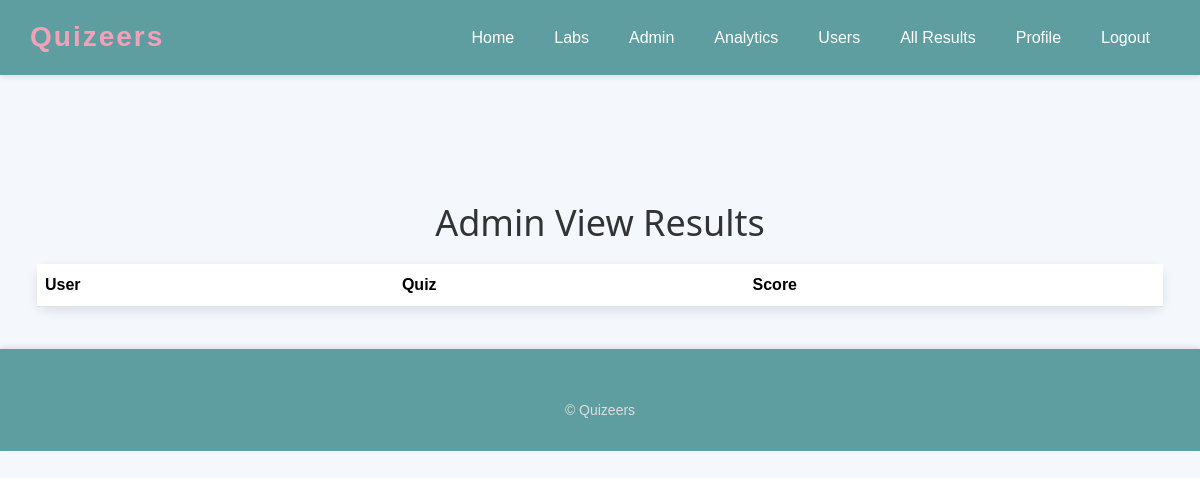
The page /admin/results (signed in) on the database as committed earlier.
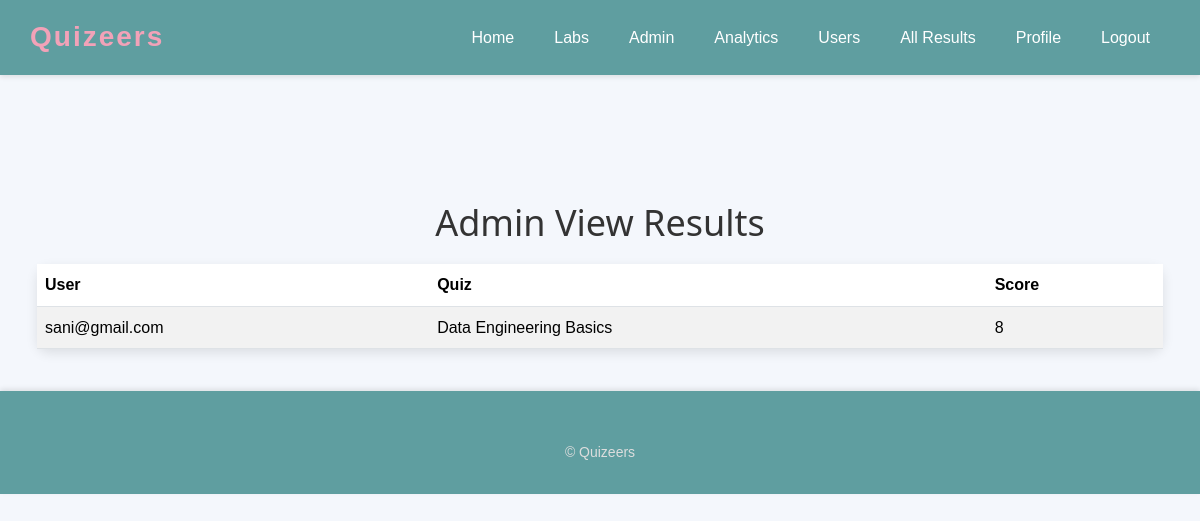
The same page on the database as committed later.
### app.py (models this page shows, shortened)
class Result(db.Model):
    id = db.Column(db.Integer, primary_key=True)
    user_id = db.Column(db.Integer, db.ForeignKey("user.id"), nullable=False)
    quiz_id = db.Column(db.Integer, db.ForeignKey("quiz.id"), nullable=False)
    score = db.Column(db.Integer, nullable=False)  # percentage, 0-100
    created_at = db.Column(db.DateTime, default=lambda: datetime.now(timezone.utc))
    user = db.relationship("User")
    quiz = db.relationship("Quiz")

class User(UserMixin, db.Model):
    id = db.Column(db.Integer, primary_key=True)
    email = db.Column(db.String(255), unique=True, nullable=False)
    password_hash = db.Column(db.String(255), nullable=False)
    is_admin = db.Column(db.Boolean, default=False)
    created_at = db.Column(db.DateTime, default=lambda: datetime.now(timezone.utc))

class Quiz(db.Model):
    id = db.Column(db.Integer, primary_key=True)
    title = db.Column(db.String(255), nullable=False)
    description = db.Column(db.Text, default="")
    is_deleted = db.Column(db.Boolean, default=False)
    category = db.Column(db.String(100), default="General")
    difficulty = db.Column(db.String(20), default="Medium")
    time_limit_minutes = db.Column(db.Integer, nullable=True)
    max_attempts = db.Column(db.Integer, nullable=True)
    shuffle_questions = db.Column(db.Boolean, default=True)
    questions = db.relationship(
        "Question", backref="quiz", lazy=True, cascade="all, delete-orphan"
    )

### app.py (the view)
@app.route("/admin/results")
@admin_required
def admin_view_results():
    results = Result.query.order_by(Result.created_at.desc()).all()
    return render_template("admin_view_results.html", results=results)

### app.py (called while the page is built)
@login_manager.user_loader
def load_user(user_id):
    return db.session.get(User, int(user_id))

def admin_required(view):
    @wraps(view)
    def wrapped(*args, **kwargs):
        if not current_user.is_authenticated or not current_user.is_admin:
            flash("Admin access required.", "error")
            return redirect(url_for("home"))
        return view(*args, **kwargs)
    return wrapped

### templates/admin_view_results.html (shortened to what this page needs)
{% extends "base.html" %}
{% block content %}
    <div class="container">
        <h2>Admin View Results</h2>
        <table class="table table-striped">
            <thead>
                <tr>
                    <th>User</th>
                    <th>Quiz</th>
                    <th>Score</th>
                </tr>
            </thead>
            <tbody>
                {% for result in results %}
                    <tr>
                        <td>{{ result.user.email }}</td>
                        <td>{{ result.quiz.title }}</td>
                        <td>{{ result.score }}</td>
                    </tr>
                {% endfor %}
            </tbody>
        </table>
    </div>
{% endblock %}

### templates/base.html (shortened to what this page needs)
<!DOCTYPE html>
<html lang="en">
<head>
    <link rel="stylesheet" href="https://cdn.jsdelivr.net/npm/bootstrap@5.3.3/dist/css/bootstrap.min.css">
    <link rel="stylesheet" href="{{ url_for('static', filename='css/styles.css') }}">
</head>
<body>
    <header>
        <div id="container">
            <div class="logo">Quizeers</div>
            <nav class="menu">
                <ul>
                    <li><a href="{{ url_for('quizzes.home') }}">Home</a></li>
                    {% if current_user.is_authenticated %}
                        <li><a href="{{ url_for('labs.labs_overview') }}">Labs</a></li>
                        {% if current_user.is_admin %}
                            <li><a href="{{ url_for('admin.admin_panel') }}">Admin</a></li>
                            <li><a href="{{ url_for('analytics.admin_analytics') }}">Analytics</a></li>
                            <li><a href="{{ url_for('admin.admin_users') }}">Users</a></li>
                            <li><a href="{{ url_for('admin.admin_view_results') }}">All Results</a></li>
                        {% else %}
                            <li><a href="{{ url_for('quizzes.user_view_results') }}">My Results</a></li>
                        {% endif %}
                        <li><a href="{{ url_for('quizzes.profile') }}">Profile</a></li>
                        <li><a href="{{ url_for('auth.logout') }}">Logout</a></li>
                    {% else %}
                        <li><a href="{{ url_for('auth.login') }}">Login</a></li>
                        <li><a href="{{ url_for('auth.register') }}">Register</a></li>
                    {% endif %}
                </ul>
            </nav>
        </div>
    </header>
    <main>
        <div class="container" style="padding: 20px;">
            {% block content %}{% endblock %}
        </div>
    </main>
    <footer>
        <div class="copy">
            <p>&copy; Quizeers</p>
        </div>
    </footer>
</body>
</html>

### static/css/styles.css (style rules this page uses)
body { font-family: 'Segoe UI', Tahoma, Geneva, Verdana, sans-serif; margin: 0; padding: 0; background-color: #f8f9fa; line-height: 1.6; }
header { background-color: #5f9ea0; color: white; padding: 15px 0; box-shadow: 0 2px 5px rgba(0, 0, 0, 0.1); }
header #container { display: flex; justify-content: space-between; align-items: center; padding: 0 30px; }
header .logo { font-size: 28px; font-weight: bold; letter-spacing: 2px; color: #f2a2b8; }
header .menu ul { list-style-type: none; display: flex; margin: 0; padding: 0; }
header .menu ul li { margin: 0 20px; }
header .menu ul li a { text-decoration: none; color: white; font-size: 16px; font-weight: 500; transition: color 0.3s ease; }
main { text-align: center; padding: 6px 5px; }
main h2 { font-size: 36px; color: #333; margin-bottom: 10px; font-weight: 400; }
footer { background-color: #5f9ea0; color: white; padding: 30px; display: flex; justify-content: space-between; flex-wrap: wrap; box-shadow: 0 -2px 5px rgba(0, 0, 0, 0.1); }
footer .copy { text-align: center; margin-top: 20px; width: 100%; }
footer .copy p { margin: 0; font-size: 14px; color: #ddd; }

### templates/admin_view_results.html (style rules this page uses)
body { background-color: #f4f7fc; font-family: 'Arial', sans-serif; color: #333; }
.container { max-width: 1200px; margin-top: 50px; }
h2 { font-family: 'Segoe UI', Tahoma, Geneva, Verdana, sans-serif; font-weight: 700; color: #5f9ea0; text-align: center; margin-bottom: 30px; }
table { width: 100%; margin: 20px 0; border-collapse: collapse; }
th, td { padding: 15px; text-align: left; font-size: 1rem; }
th { background-color: #5f9ea0; color: white; font-weight: bold; }
.table-striped { border-radius: 12px; box-shadow: 0 4px 12px rgba(0, 0, 0, 0.1); }

Rows that differ between the two databases and show on the page:
added Result: user.email "sani@gmail.com", quiz "Data Engineering Basics", score "8"
